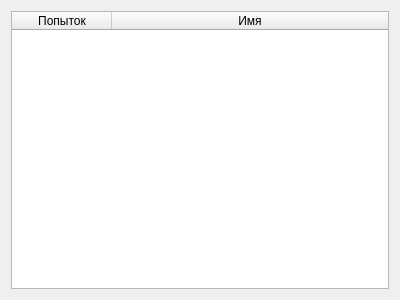
<?xml version="1.0" encoding="UTF-8"?>
<ui version="4.0">
 <class>Record</class>
 <widget class="QDialog" name="Record">
  <property name="geometry">
   <rect>
    <x>0</x>
    <y>0</y>
    <width>400</width>
    <height>300</height>
   </rect>
  </property>
  <property name="windowTitle">
   <string>Dialog</string>
  </property>
  <layout class="QHBoxLayout" name="horizontalLayout">
   <item>
    <widget class="QTableWidget" name="m_tbl_records">
     <attribute name="horizontalHeaderCascadingSectionResizes">
      <bool>false</bool>
     </attribute>
     <attribute name="horizontalHeaderShowSortIndicator" stdset="0">
      <bool>false</bool>
     </attribute>
     <attribute name="horizontalHeaderStretchLastSection">
      <bool>true</bool>
     </attribute>
     <attribute name="verticalHeaderCascadingSectionResizes">
      <bool>false</bool>
     </attribute>
     <attribute name="verticalHeaderShowSortIndicator" stdset="0">
      <bool>false</bool>
     </attribute>
     <attribute name="verticalHeaderStretchLastSection">
      <bool>false</bool>
     </attribute>
     <column>
      <property name="text">
       <string>Попыток</string>
      </property>
     </column>
     <column>
      <property name="text">
       <string>Имя</string>
      </property>
     </column>
    </widget>
   </item>
  </layout>
 </widget>
 <resources/>
 <connections/>
</ui>
